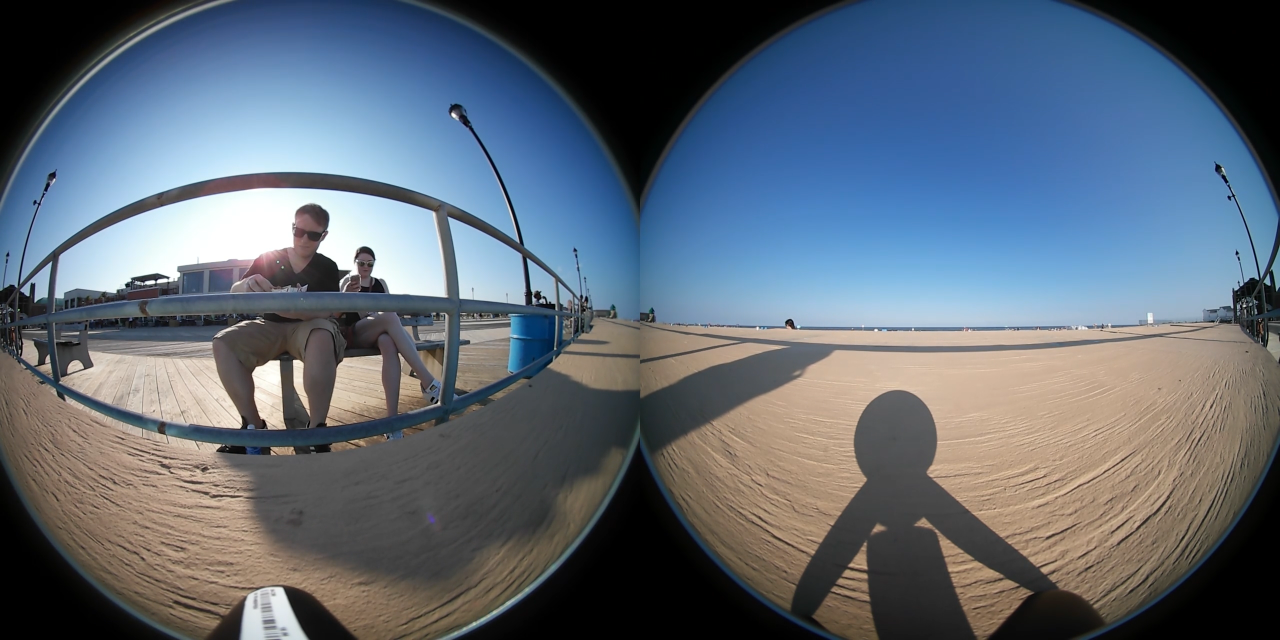
#> input picture images/360_0014.png, 2560 x 1280 px (shown at 1/2 size)
$ python -i defish.py   (imports and definitions only)
#> lines starting #> are read from the running program, lines starting #| are printed output that depends on the picture
import sys, getopt
from SimpleCV import Display, Image, Color
import cv2
import numpy as np
import time

def spliceImg(img):
    '''
    function:
    ---------
    split dual fish eyes into two frames.

    params:
    -------
    @img: dual fisheye image.

    returns:
    ---------
    @retVal: list of rgb matrices.
    '''

    section = img.width/2;
    retVal = []
    for i in range(0,2):
        temp = img.crop(section*i,0,section,img.height)
        mask = temp.threshold(20)
        b = temp.findBlobsFromMask(mask)
        temp = b[-1].hullImage()
        m = np.max([temp.width,temp.height])
        temp = temp.resize(m,m)
        retVal.append(temp)
    return retVal

# [120 lines left out: functions buildMap, unwarp, findHomography, constructMask, buildPano, not called in this run]


# [28 lines not run here, left out]


>>> import cv2
>>> picture = cv2.imread('images/360_0014.png', cv2.IMREAD_GRAYSCALE)
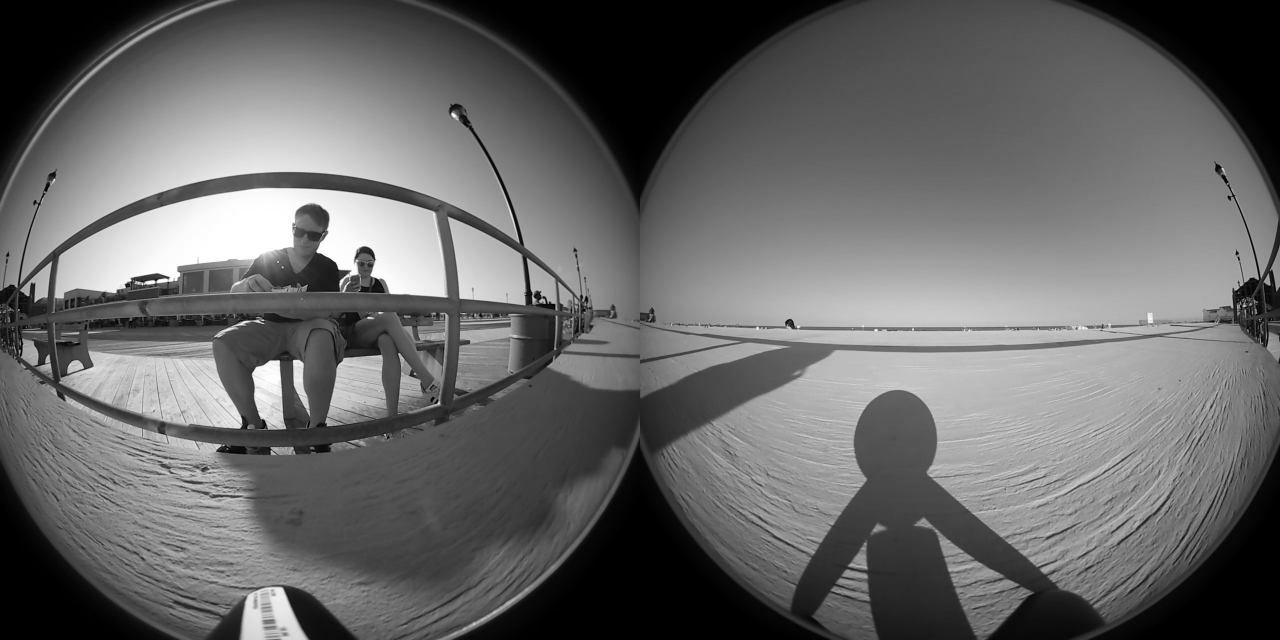
#> picture: shape (1280, 2560) (shown at 1/2 size); min 0, max 255, mean 102.8
#> (the run stopped early here; a loop or call above may not have finished)
